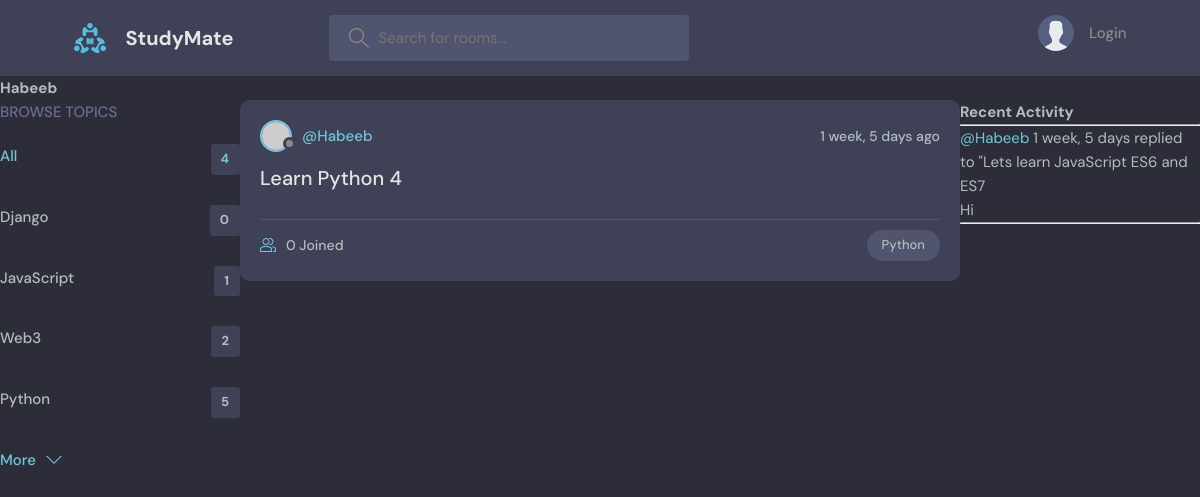
The app's page /profile/2/ with its own data.
### base/models.py (models this page shows, shortened)
class Topic(models.Model):
    name = models.CharField(max_length=200)

class Room(models.Model):
    host = models.ForeignKey(User, on_delete=models.SET_NULL, null=True)
    topic = models.ForeignKey(Topic, on_delete=models.SET_NULL, null=True)
    name = models.CharField(max_length=200)
    description = models.TextField(null=True, blank=True)
    participants = models.ManyToManyField(User, related_name='participants', blank=True)
    updated = models.DateTimeField(auto_now=True)
    created = models.DateTimeField(auto_now_add=True)
    class Meta:
        ordering = ['-updated', '-created']
    def __str__(self):
        return self.name

class Message(models.Model):
    user = models.ForeignKey(User, on_delete=models.CASCADE)
    room = models.ForeignKey(Room, on_delete=models.CASCADE)
    body = models.TextField()
    updated = models.DateTimeField(auto_now=True)
    created = models.DateTimeField(auto_now=True)
    class Meta:
        ordering = ['-updated', '-created']
    def __str__(self):
        return self.body[0:50]

### base/views.py (the view)
# urls.py: path('profile/<str:pk>/', views.userProfile, name='user-profile'),
def userProfile(request, pk):
    user = User.objects.get(id=pk)
    rooms = user.room_set.all()
    room_messages = user.message_set.all()
    topics = Topic.objects.all()
    context = {'user': user, 'rooms': rooms,
               'room_messages': room_messages, 'topics': topics}
    return render(request, 'base/profile.html', context)

### base/templates/base/profile.html (shortened to what this page needs)
{% extends 'main.html' %} {% block content %}
<h1>{{user.username}}</h1>
<div class="profile-container">
    <div>
        {% include 'base/topics_component.html' %}
    </div>
    <div>
        {% include 'base/feed_component.html' %}
    </div>
    <div>
        {% include 'base/activity_component.html' %}
    </div>
</div>
{% endblock content %}

### base/templates/base/topics_component.html
<div class="topics">
  <div class="topics__header">
    <h2>Browse Topics</h2>
  </div>
  <ul class="topics__list">
    <li>
      <a href="{% url 'home' %}" class="active">All <span>{{topics.count}}</span></a>
    </li>
{% for topic in topics %}
    <li>
      <a href="{% url 'home' %}?q={{topic.name}}">{{topic.name}}<span>{{topic.room_set.all.count}}</span></a>
    </li>
    {% endfor %}
  </ul>
  <a class="btn btn--link" href="topics.html">
    More
    <svg
      version="1.1"
      xmlns="http://www.w3.org/2000/svg"
      width="32"
      height="32"
      viewBox="0 0 32 32"
    >
      <title>chevron-down</title>
      <path d="M16 21l-13-13h-3l16 16 16-16h-3l-13 13z"></path>
    </svg>
  </a>
</div>

### base/templates/base/feed_component.html (shortened to what this page needs)
{% for room in rooms %}
<div class="roomListRoom">
  <div class="roomListRoom__header">
    <a
      href="{% url 'user-profile' room.host.id %}"
      class="roomListRoom__author"
    >
      <div class="avatar avatar--small">
        <img src="https://randomuser.me/api/portraits/women/11.jpg" />
      </div>
      <span>@{{room.host.username}}</span>
    </a>
    <div class="roomListRoom__actions">
      <span>{{room.created|timesince}} ago</span>
    </div>
  </div>
  <div class="roomListRoom__content">
    <a href="{% url 'room' room.id %}">{{room.name}}</a>
  </div>
  <div class="roomListRoom__meta">
    <a href="{% url 'room' room.id %}" class="roomListRoom__joined">
      {{room.participants.all.count}} Joined
    </a>
    <p class="roomListRoom__topic">{{room.topic.name}}</p>
  </div>
</div>
{% endfor %}

### base/templates/base/activity_component.html (shortened to what this page needs)
<h3>Recent Activity</h3>
<hr />
{% for message in room_messages %}
<div>
  <small> <a href="{% url 'user-profile' message.user.id %}">@{{message.user}}</a> {{message.created|timesince}}</small>
  <small>replied to "{{message.room}}</small>
  <p>{{message}}</p>
  <hr>
</div>
{% endfor %}

### static/styles/style.css (style rules this page uses)
:root { --color-main: #71c6dd; --color-main-light: #e1f6fb; --color-dark: #3f4156; --color-dark-medium: #51546e; --color-dark-light: #696d97; --color-light: #e5e5e5; --color-gray: #8b8b8b; --color-light-gray: #b2bdbd; --color-bg: #2d2d39; --color-success: #5dd693; --color-error: #fc4b0b; }
* { font-family: "DM Sans", -apple-system, BlinkMacSystemFont, "Segoe UI", Roboto, Oxygen, Ubuntu, Cantarell, "Open Sans", "Helvetica Neue", sans-serif; margin: 0; padding: 0; box-sizing: border-box; text-rendering: optimizeLegibility; font-size: inherit; }
html { font-size: 56.25%; }
@media only screen and (min-width: 1200px) { html { font-size: 62.5%; } }
body { line-height: 1.6; font-weight: 400; font-size: 1.5rem; color: var(--color-light-gray); background-color: var(--color-bg); min-height: 100vh; }
img { width: 100%; }
a { display: inline-block; color: var(--color-main); text-decoration: none; }
.btn { background-color: transparent; border: none; display: inline-flex; align-items: center; gap: 1rem; cursor: pointer; transition: all ease-in-out 0.3s; padding: 1rem 2rem; border-radius: 5px; box-shadow: 1px 1px 3px 1px rgba(0, 0, 0, 0.15); font-weight: 500; }
.btn--link { border-radius: 0; padding: 0; color: var(--color-main); box-shadow: none; }
.btn > svg { fill: currentColor; width: 1.6rem; height: 1.6rem; }
.avatar { position: relative; display: inline-block; border-radius: 50%; border: 2px solid var(--color-main); }
.avatar img { display: block; border-radius: 50%; object-fit: cover; object-position: center; }
.avatar::after { content: ""; display: block; position: absolute; background-color: var(--color-gray); z-index: 111; border-radius: 50%; border: 0.3rem solid var(--color-dark); }
.avatar.avatar--small img { width: 2.8rem; height: 2.8rem; }
.avatar.avatar--small:after { width: 0.7rem; height: 0.7rem; bottom: 0px; right: -6px; }
.topics__header { margin-bottom: 2rem; }
.topics__header h2 { text-transform: uppercase; font-weight: 500; color: var(--color-dark-light); }
.topics__list { list-style: none; }
.topics__list li a { display: flex; justify-content: space-between; margin-bottom: 3rem; font-weight: 500; color: var(--color-light-gray); transition: all 0.3s ease-in-out; }
.topics__list li a.active, .topics__list li a:hover { color: var(--color-main); }
.topics__list li a span { padding: 0.5rem 1rem; background-color: var(--color-dark); border-radius: 3px; font-size: 1.3rem; font-weight: 700; letter-spacing: 1px; }
.roomListRoom { margin-bottom: 2.4rem; background-color: var(--color-dark); border-radius: 1rem; padding: 2rem; }
.roomListRoom__header { display: flex; justify-content: space-between; align-items: center; }
.roomListRoom__author { font-weight: 500; display: flex; align-items: center; gap: 1rem; }
.roomListRoom__actions { display: flex; align-items: flex-start; gap: 1rem; position: relative; }
.roomListRoom__actions span { font-size: 1.4rem; font-weight: 500; }
.roomListRoom__content { margin: 1rem 0; }
.roomListRoom__content a { font-size: 2rem; font-weight: 500; margin-bottom: 1.5rem; color: var(--color-light); transition: all 0.3s ease-in-out; }
.roomListRoom__meta { border-top: 1px solid var(--color-dark-medium); padding-top: 1rem; display: flex; align-items: center; justify-content: space-between; }
.roomListRoom__joined { color: var(--color-light-gray); display: flex; align-items: center; gap: 1rem; font-size: 1.4rem; font-weight: 500; }
.roomListRoom__joined svg { fill: var(--color-main); width: 1.6rem; height: 1.6rem; }
.roomListRoom__topic { padding: 5px 1.5rem; background-color: var(--color-dark-medium); border-radius: 5rem; font-weight: 500; font-size: 1.3rem; }

### base/templates/base/profile.html (style rules this page uses)
.profile-container { display: grid; grid-template-columns: 1fr 3fr 1fr; }

### records on screen
Topic: name "Django", room_set.all.count "0"
Topic: name "JavaScript", room_set.all.count "1"
Topic: name "Web3", room_set.all.count "2"
Topic: name "Python", room_set.all.count "5"
Room: host.username "Habeeb", created "1 week, 5 days", name "Learn Python 4", participants.all.count "0", topic.name "Python"
Message: user "Habeeb", created "1 week, 5 days", room "Lets learn JavaScript ES6 and ES7", body "Hi"

### other values on screen
{{ user.username }} "Habeeb"
{{ topics.count }} "4"
